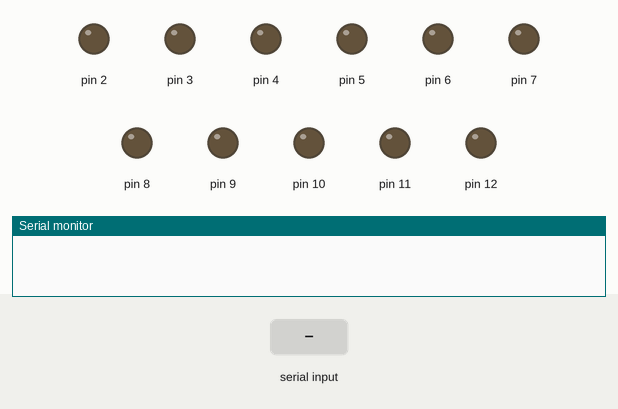
A sketch run on a simulated Arduino Uno, built with avr-gcc and run on an emulated ATmega328P. On the bench: output pins drawn as LEDs (lit = HIGH), the last lines printed to the serial monitor. The inputs (shaded band) are chosen by the test bench.

Above: at 1.2 s.
1.3 s: "90,45\n" received over Serial
At 2.1 s:
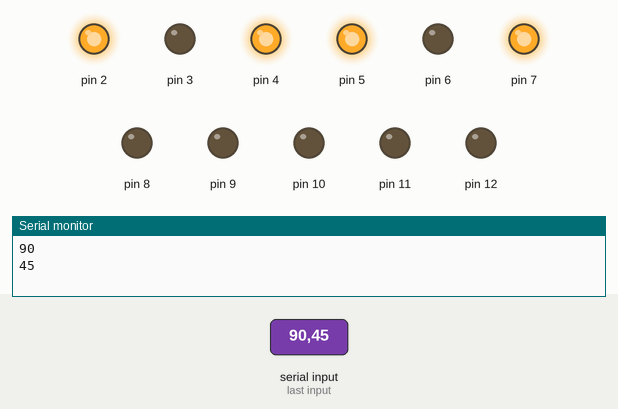
3.8 s: "30,150\n" received over Serial
At 4.1 s:
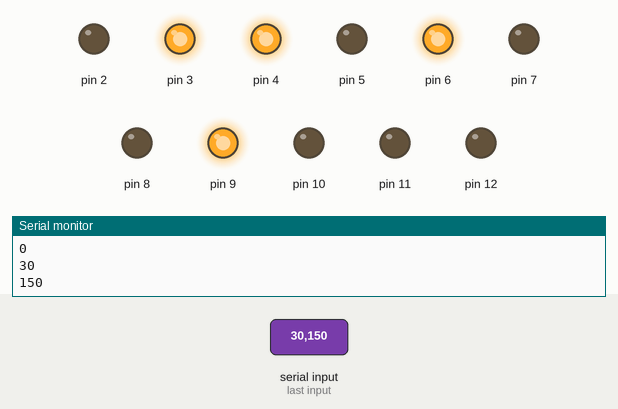
6.3 s: "5\n" received over Serial
At 7.1 s:
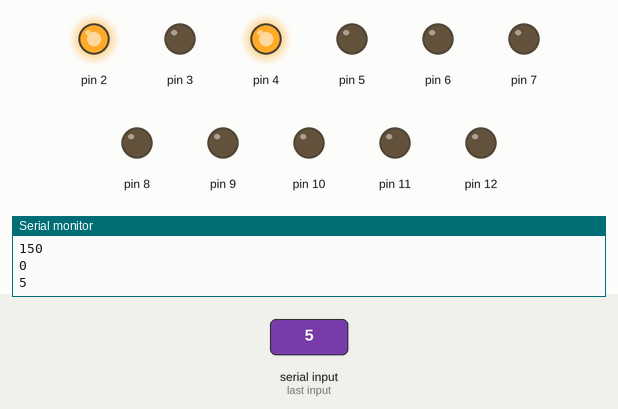
8.8 s: "200\n" received over Serial
At 9.6 s:
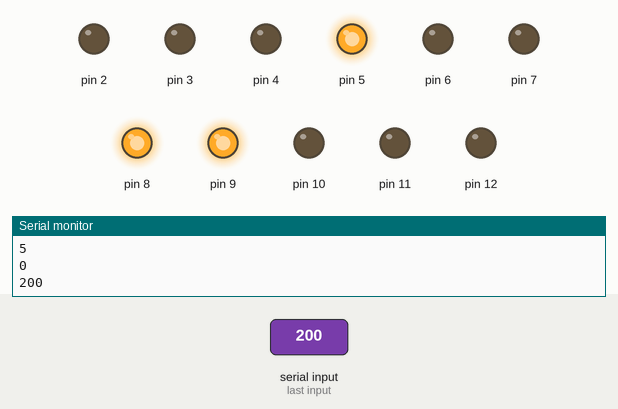
11.3 s: "90\n" received over Serial
At 12.1 s:
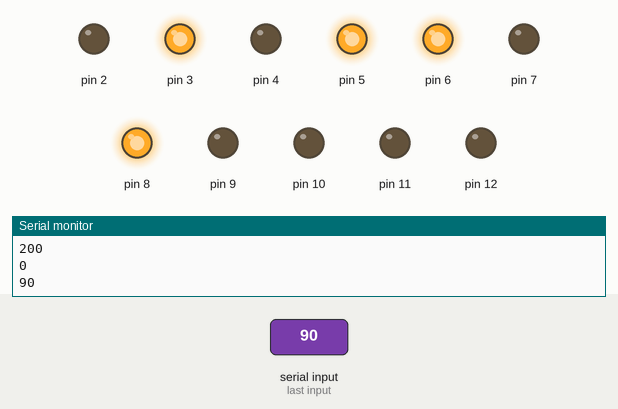
Timing chart, 0 to 14.3 s (numbered marks = the images above; inputs shaded):
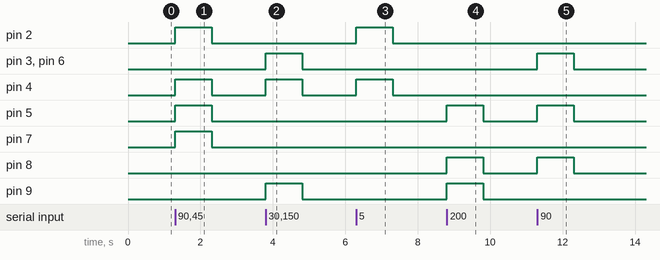

Measured:
- after the input at 1.3 s, pin 2, pin 4, pin 5, pin 7: LOW → HIGH at once, → LOW 1.0 s later
- after the input at 3.8 s, pin 3, pin 4, pin 6, pin 9: LOW → HIGH at once, → LOW 1.0 s later
- after the input at 6.3 s, pin 2, pin 4: LOW → HIGH at once, → LOW 1.0 s later
- after the input at 8.8 s, pin 5, pin 8, pin 9: LOW → HIGH at once, → LOW 1.0 s later
- after the input at 11.3 s, pin 3, pin 5, pin 6, pin 8: LOW → HIGH at once, → LOW 1.0 s later

The sketch:

sketch_apr09a.ino
```cpp
int i = 0;

void setup() {
//pinMode(2, INPUT);
//pinMode(3, INPUT);
//pinMode(4, INPUT);
//pinMode(5, INPUT);
//pinMode(6, INPUT);
//pinMode(7, INPUT);
//pinMode(8, INPUT);
//pinMode(9, INPUT);
//pinMode(13, OUTPUT);
//pinMode(12, OUTPUT);
//pinMode(11, OUTPUT);
//pinMode(10, OUTPUT);
pinMode(2, OUTPUT);
pinMode(3, OUTPUT);
pinMode(4, OUTPUT);
pinMode(5, OUTPUT);
pinMode(6, OUTPUT);
pinMode(7, OUTPUT);
pinMode(8, OUTPUT);
pinMode(9, OUTPUT);
pinMode(10, OUTPUT);
pinMode(11, OUTPUT);
pinMode(12, OUTPUT);
Serial.begin(9600);
}

void loop(){
  digitalWrite(11,0);
// read the state of the pushbutton value:
if(Serial.available()){
 // delay(100);
//{i++;
//  if(i==9)
//  {i =0;
//  delay(300);}

int a = Serial.parseInt();
Serial.println(a);
if(a==-1)
{
  digitalWrite(12,1);
}
else if(a==-2)
{
  digitalWrite(12,0);
}
else
{
  digitalWrite(2,a%2);
  a = (a>>1);
  digitalWrite(3,a%2);
  a = (a>>1);
  digitalWrite(4,a%2);
  a = (a>>1);
  digitalWrite(5,a%2);
  a = (a>>1);
  digitalWrite(6,a%2);
  a = (a>>1);
  digitalWrite(7,a%2);
  a = (a>>1);
  digitalWrite(8,a%2);
  a = (a>>1);
  digitalWrite(9,a%2);
  a = (a>>1);
  digitalWrite(10,a%2);
  a = (a>>1);
}
digitalWrite(11,1);
delay(1);
}

}
```
